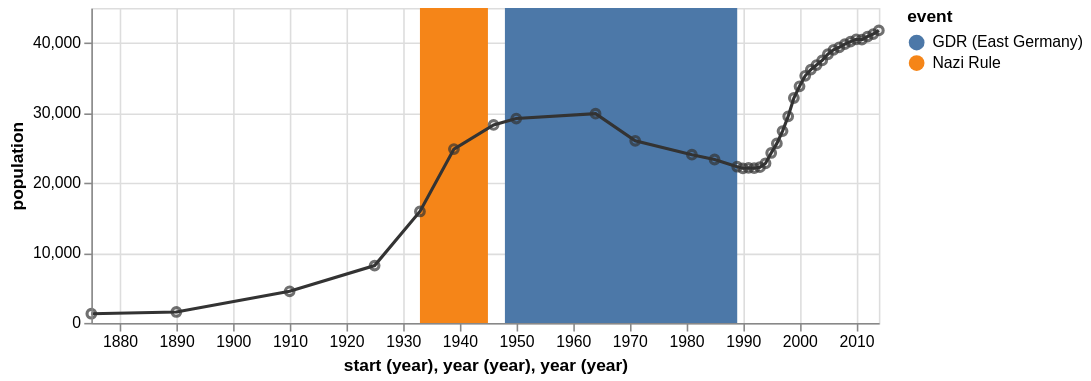

Write the Vega-Lite specification saved for this chart.
### Vega specification from a JSON file in a GitHub repository (floating-point values rounded to 4 significant figures)
{"$schema": "https://vega.github.io/schema/vega/v3.0.json", "description": "The population of the German city of Falkensee over time", "autosize": "pad", "padding": 5, "width": 500, "height": 200, "style": "cell", "data": [{"name": "source_0", "values": [{"start": "1933", "end": "1945", "event": "Nazi Rule"}, {"start": "1948", "end": "1989", "event": "GDR (East Germany)"}], "format": {}}, {"name": "source_1", "values": [{"year": "1875", "population": 1309}, {"year": "1890", "population": 1558}, {"year": "1910", "population": 4512}, {"year": "1925", "population": 8180}, {"year": "1933", "population": 15915}, {"year": "1939", "population": 24824}, {"year": "1946", "population": 28275}, {"year": "1950", "population": 29189}, {"year": "1964", "population": 29881}, {"year": "1971", "population": 26007}, {"year": "1981", "population": 24029}, {"year": "1985", "population": 23340}, {"year": "1989", "population": 22307}, {"year": "1990", "population": 22087}, {"year": "1991", "population": 22139}, {"year": "1992", "population": 22105}, {"year": "1993", "population": 22242}, {"year": "1994", "population": 22801}, {"year": "1995", "population": 24273}, {"year": "1996", "population": 25640}, {"year": "1997", "population": 27393}, {"year": "1998", "population": 29505}, {"year": "1999", "population": 32124}, {"year": "2000", "population": 33791}, {"year": "2001", "population": 35297}, {"year": "2002", "population": 36179}, {"year": "2003", "population": 36829}, {"year": "2004", "population": 37493}, {"year": "2005", "population": 38376}, {"year": "2006", "population": 39008}, {"year": "2007", "population": 39366}, {"year": "2008", "population": 39821}, {"year": "2009", "population": 40179}, {"year": "2010", "population": 40511}, {"year": "2011", "population": 40465}, {"year": "2012", "population": 40905}, {"year": "2013", "population": 41258}, {"year": "2014", "population": 41777}], "format": {}}, {"name": "data_0", "source": "source_0", "transform": [{"type": "formula", "expr": "timeParse(datum[\"start\"],'%Y')", "as": "start"}, {"type": "formula", "expr": "timeParse(datum[\"end\"],'%Y')", "as": "end"}, {"type": "formula", "as": "year_start", "expr": "datetime(year(datum[\"start\"]), 0, 1, 0, 0, 0, 0)"}, {"type": "formula", "as": "year_end", "expr": "datetime(year(datum[\"end\"]), 0, 1, 0, 0, 0, 0)"}, {"type": "filter", "expr": "datum[\"year_start\"] !== null && !isNaN(datum[\"year_start\"])"}]}, {"name": "data_1", "source": "source_1", "transform": [{"type": "formula", "expr": "timeParse(datum[\"year\"],'%Y')", "as": "year"}]}, {"name": "data_2", "source": "data_1", "transform": [{"type": "formula", "expr": "toDate(datum[\"year\"])", "as": "year"}, {"type": "formula", "expr": "toNumber(datum[\"population\"])", "as": "population"}, {"type": "formula", "as": "year_year", "expr": "datetime(year(datum[\"year\"]), 0, 1, 0, 0, 0, 0)"}, {"type": "filter", "expr": "datum[\"year_year\"] !== null && !isNaN(datum[\"year_year\"]) && datum[\"population\"] !== null && !isNaN(datum[\"population\"])"}]}, {"name": "data_3", "source": "data_1", "transform": [{"type": "formula", "expr": "toDate(datum[\"year\"])", "as": "year"}, {"type": "formula", "expr": "toNumber(datum[\"population\"])", "as": "population"}, {"type": "formula", "as": "year_year", "expr": "datetime(year(datum[\"year\"]), 0, 1, 0, 0, 0, 0)"}, {"type": "filter", "expr": "datum[\"year_year\"] !== null && !isNaN(datum[\"year_year\"]) && datum[\"population\"] !== null && !isNaN(datum[\"population\"])"}]}], "marks": [{"name": "layer_0_marks", "type": "rect", "style": ["rect"], "from": {"data": "data_0"}, "encode": {"update": {"x": {"scale": "x", "field": "year_start"}, "x2": {"scale": "x", "field": "year_end"}, "y": {"value": 0}, "y2": {"field": {"group": "height"}}, "fill": {"scale": "color", "field": "event"}}}}, {"name": "layer_1_marks", "type": "line", "style": ["line"], "sort": {"field": "datum[\"year_year\"]", "order": "descending"}, "from": {"data": "data_2"}, "encode": {"update": {"x": {"scale": "x", "field": "year_year"}, "y": {"scale": "y", "field": "population"}, "stroke": {"value": "#333"}}}}, {"name": "layer_2_marks", "type": "symbol", "style": ["point"], "from": {"data": "data_3"}, "encode": {"update": {"opacity": {"value": 0.7}, "x": {"scale": "x", "field": "year_year"}, "y": {"scale": "y", "field": "population"}, "stroke": {"value": "#333"}, "fill": {"value": "transparent"}}}}], "scales": [{"name": "x", "type": "time", "domain": {"fields": [{"data": "data_0", "field": "year_start"}, {"data": "data_0", "field": "year_end"}, {"data": "data_2", "field": "year_year"}, {"data": "data_3", "field": "year_year"}]}, "range": [0, {"signal": "width"}]}, {"name": "color", "type": "ordinal", "domain": {"data": "data_0", "field": "event", "sort": true}, "range": "category"}, {"name": "y", "type": "linear", "domain": {"fields": [{"data": "data_2", "field": "population"}, {"data": "data_3", "field": "population"}]}, "range": [{"signal": "height"}, 0], "nice": true, "zero": true}], "axes": [{"scale": "x", "orient": "bottom", "labelFlush": true, "labelOverlap": true, "tickCount": {"signal": "ceil(width/40)"}, "title": "start (year), year (year), year (year)", "zindex": 1, "encode": {"labels": {"update": {"text": {"signal": "timeFormat(datum.value, '%Y')"}}}}}, {"scale": "x", "orient": "bottom", "domain": false, "grid": true, "labels": false, "maxExtent": 0, "minExtent": 0, "tickCount": {"signal": "ceil(width/40)"}, "ticks": false, "zindex": 0, "gridScale": "y"}, {"scale": "y", "orient": "left", "labelOverlap": true, "tickCount": {"signal": "ceil(height/40)"}, "title": "population", "zindex": 1}, {"scale": "y", "orient": "left", "domain": false, "grid": true, "labels": false, "maxExtent": 0, "minExtent": 0, "tickCount": {"signal": "ceil(height/40)"}, "ticks": false, "zindex": 0, "gridScale": "x"}], "legends": [{"fill": "color", "title": "event"}], "config": {"axisY": {"minExtent": 30}}}
